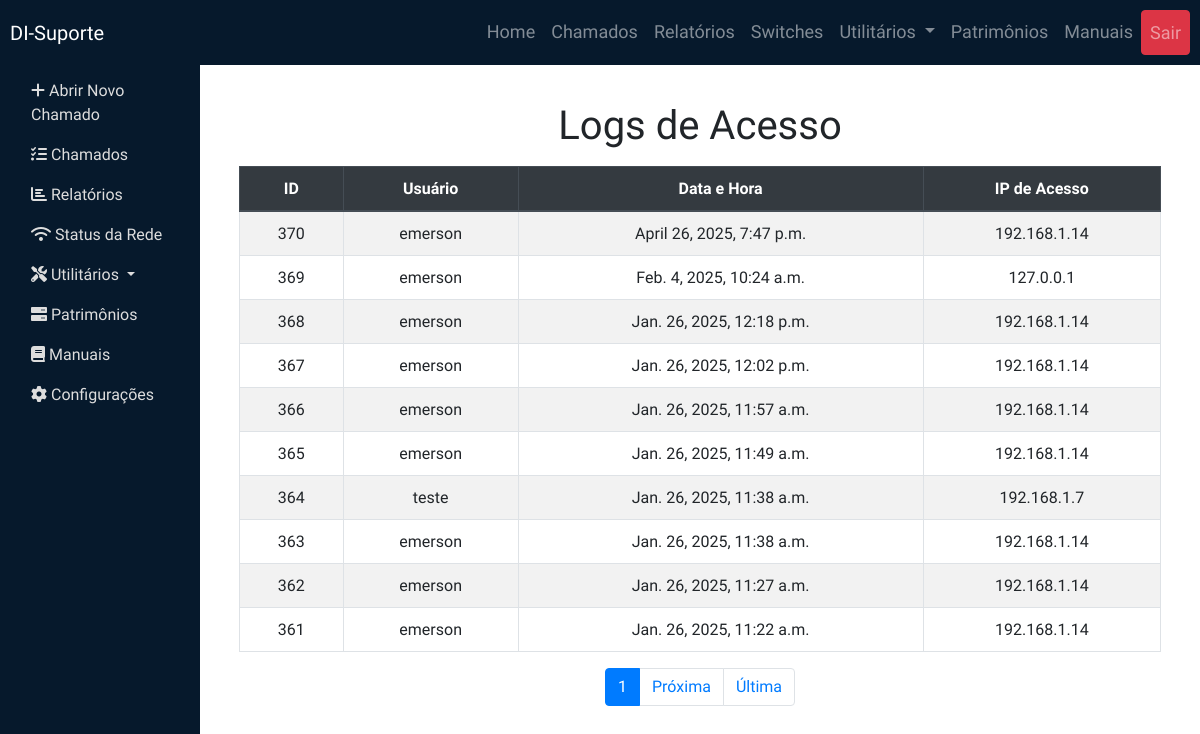
The page /dashboard/logs/acesso/ (signed in) on the database as committed earlier.
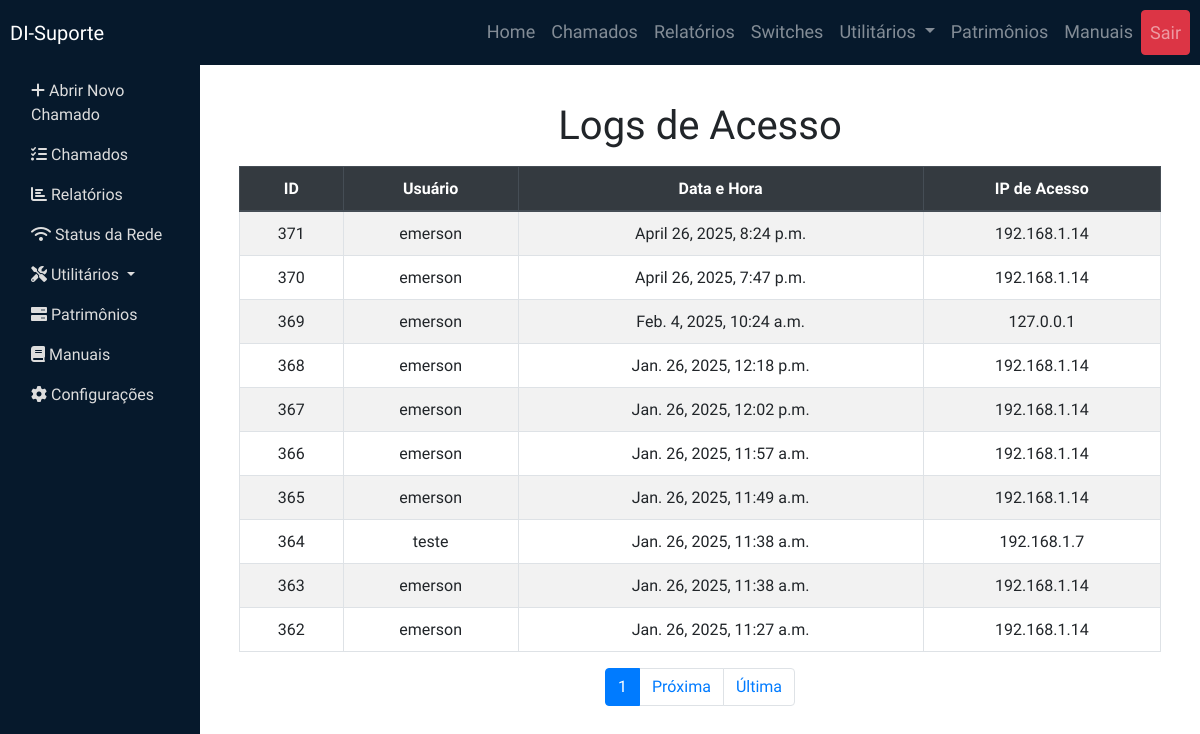
The same page on the database as committed later.
### dashboard/models.py (models this page shows, shortened)
class LogAcesso(models.Model):
    usuario = models.ForeignKey(User, on_delete=models.CASCADE)
    data_hora = models.DateTimeField(auto_now_add=True)
    ip_address = models.GenericIPAddressField()
    acao = models.CharField(max_length=255)

### dashboard/views.py (the view)
# urls.py: path('logs/acesso/', lista_logs_acesso, name='lista_logs_acesso'),
@admin_required
def lista_logs_acesso(request):
    logs_list = LogAcesso.objects.all().order_by('-data_hora')
    paginator = Paginator(logs_list, 10)  # Mostra 10 logs por página
    page_number = request.GET.get('page')
    logs = paginator.get_page(page_number)
    return render(request, 'dashboard/lista_logs_acesso.html', {'logs': logs})

### dashboard/templates/dashboard/lista_logs_acesso.html (shortened to what this page needs)
﻿{% extends 'base.html' %}
{% block content %}
<div class="container mt-4">
    <h1 class="text-center">Logs de Acesso</h1>
    <table class="table table-striped table-bordered mt-3">
        <thead class="thead-dark">
            <tr>
                <th>ID</th>
                <th>Usuário</th>
                <th>Data e Hora</th>
                <th>IP de Acesso</th>
            </tr>
        </thead>
        <tbody>
            {% for log in logs %}
                <tr>
                    <td>{{ log.id }}</td>
                    <td>{{ log.usuario.username }}</td>
                    <td>{{ log.data_hora }}</td>
                    <td>{{ log.ip_address }}</td>
                </tr>
            {% empty %}
                <tr>
                    <td colspan="4" class="text-center">Nenhum log de acesso encontrado.</td>
                </tr>
            {% endfor %}
        </tbody>
    </table>
    <div class="d-flex justify-content-center mt-3">
        <nav aria-label="Page navigation">
            <ul class="pagination">
                <li class="page-item active" aria-current="page">
                    <span class="page-link">{{ logs.number }}</span>
                </li>
                {% if logs.has_next %}
                    <li class="page-item">
                        <a class="page-link" href="?page={{ logs.next_page_number }}">Próxima</a>
                    </li>
                    <li class="page-item">
                        <a class="page-link" href="?page={{ logs.paginator.num_pages }}">Última</a>
                    </li>
                {% endif %}
            </ul>
        </nav>
    </div>
</div>
{% endblock %}

### templates/base.html (shortened to what this page needs)
﻿{% load static %}
<!DOCTYPE html>
<html lang="en">
<head>
    <link href="https://stackpath.bootstrapcdn.com/bootstrap/4.5.2/css/bootstrap.min.css" rel="stylesheet">
    <link href="{% static 'css/base.css'%}" rel="stylesheet">
    <link href="{% static 'css/chamados.css'%}" rel="stylesheet">
    <link href="{% static 'css/dashboard.css'%}" rel="stylesheet">
    <link href="{% static 'css/responsivo.css'%}" rel="stylesheet">
    <link rel="stylesheet" href="https://cdnjs.cloudflare.com/ajax/libs/font-awesome/6.0.0-beta3/css/all.min.css">
</head>
<body>
    <nav class="navbar navbar-expand-lg navbar-dark bg-dark fixed-top">
        <a class="navbar-brand" href="{% url 'dashboard' %}">DI-Suporte</a>
        <div class="collapse navbar-collapse menu-topo" id="navbarNav">
            <ul class="navbar-nav ml-auto">
                <li class="nav-item">
                    <a class="nav-link" href="{% url 'dashboard' %}">Home</a>
                </li>
                <li class="nav-item">
                    <a class="nav-link" href="{% url 'chamados' %}">Chamados</a>
                </li>
                <li class="nav-item">
                    <a class="nav-link" href="{% url 'relatorios' %}">Relatórios</a>
                </li>
                <li class="nav-item">
                    <a class="nav-link" href="{% url 'switches' %}">Switches</a>
                </li>
                <li class="nav-item dropdown">
                    <a class="nav-link dropdown-toggle" href="#" id="utilitariosDropdown" role="button" data-toggle="dropdown" aria-haspopup="true" aria-expanded="false">
                        Utilitários
                    </a>
                </li>
                <li class="nav-item">
                    <a class="nav-link" href="{% url 'patrimonios' %}">Patrimônios</a>
                </li>
                <li class="nav-item">
                    <a class="nav-link" href="{% url 'manuals' %}">Manuais</a>
                </li>
                <li class="nav-item">
                    <form action="{% url 'logout' %}" method="post" style="display:inline;">
                        <button type="submit" class="btn btn-danger nav-link">Sair</button>
                    </form>
                </li>
            </ul>
        </div>
    </nav>
    <div class="d-flex">
        <nav id="sidebarMenu" class="col-md-3 col-lg-2 d-md-block bg-black sidebar collapse">
            <div class="position-sticky">
                <ul class="nav flex-column">
                    <li class="nav-item">
                        <a class="nav-link" href="{% url 'abrir_chamado' %}">
                            <i class="fas fa-plus"></i>
                            Abrir Novo Chamado
                        </a>
                    </li>
                    <li class="nav-item">
                        <a class="nav-link" href="{% url 'chamados' %}">
                            <i class="fas fa-tasks"></i>
                            Chamados
                        </a>
                    </li>
                    <li class="nav-item">
                        <a class="nav-link" href="{% url 'relatorios' %}">
                            <i class="fas fa-chart-bar"></i>
                            Relatórios
                        </a>
                    </li>
                    <li class="nav-item">
                        <a class="nav-link" href="{% url 'ping' %}">
                            <i class="fas fa-wifi"></i>
                            Status da Rede
                        </a>
                    </li>
                    <li class="nav-item">
                        <a class="nav-link dropdown-toggle" href="#" id="utilitariosSidebar" role="button" data-toggle="collapse" data-target="#utilitariosMenu" aria-expanded="false" aria-controls="utilitariosMenu">
                            <i class="fas fa-tools"></i>
                            Utilitários
                        </a>
                    </li>
                    <li class="nav-item">
                        <a class="nav-link" href="{% url 'patrimonios' %}">
                            <i class="fas fa-server"></i>
                            Patrimônios
                        </a>
                    </li>
                    <li class="nav-item">
                        <a class="nav-link" href="{% url 'manuals' %}">
                            <i class="fas fa-book"></i>
                            Manuais
                        </a>
                    </li>
                    <li class="nav-item">
                        <a class="nav-link" href="{% url 'configuracoes' %}">
                            <i class="fas fa-cog"></i>
                            Configurações
                        </a>
                    </li>
                </ul>
            </div>
        </nav>
        <main class="col-md-9 ml-sm-auto col-lg-10 px-md-4">
            {% block content %}{% endblock %}
        </main>
    </div>
</body>
</html>

### static/css/base.css (style rules this page uses)
.navbar-dark.bg-dark { background-color: #06192c !important; }
.sidebar { height: 100vh; position: fixed; top: 56; left: 0; z-index: 100; width: 230px; background-color: #06192c; padding: 15px; }
.sidebar .nav-link { color: #ddd; }
.navbar { padding: 10px; }
.navbar-nav .nav-item .nav-link { font-size: 18px; }

### static/css/chamados.css (style rules this page uses)
td, th { text-align: center; }

Rows that differ between the two databases and show on the page:
no longer on this page (row unchanged): LogAcesso: id "361", usuario.username "emerson", data_hora "Jan. 26, 2025, 11:22 a.m.", ip_address "192.168.1.14"
added LogAcesso: id "371", usuario.username "emerson", data_hora "April 26, 2025, 8:24 p.m.", ip_address "192.168.1.14"
